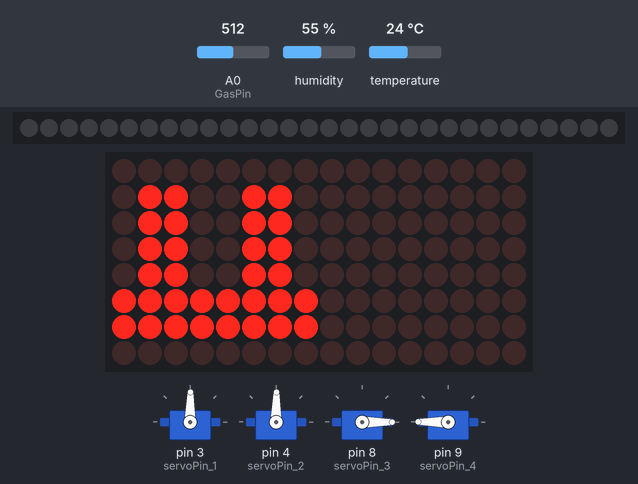
The sketch below on a simulated Arduino Uno, built with avr-gcc and run on an emulated ATmega328P. Shown: 4 × servo, 30 RGB LEDs in strip order, left to right, 16×8 LED matrix. The test bench sets the inputs (shaded band); at power-on: A0 (GasPin) = 512, humidity 55 %, temperature 24 °C. Dim RGB values are drawn brighter than linear; what the sketch prints to the serial monitor is not drawn.

Above: at 6.5 s.
6.6 s: A0 (GasPin) set to 208
At 9.13 s:
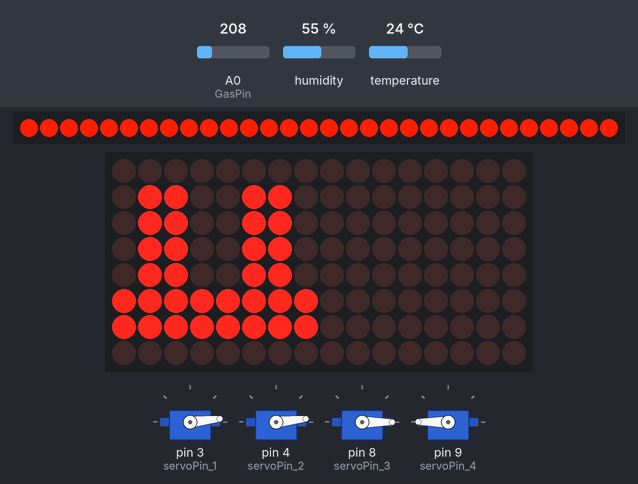
11.3 s: A0 (GasPin) set to 193
At 11.55 s:
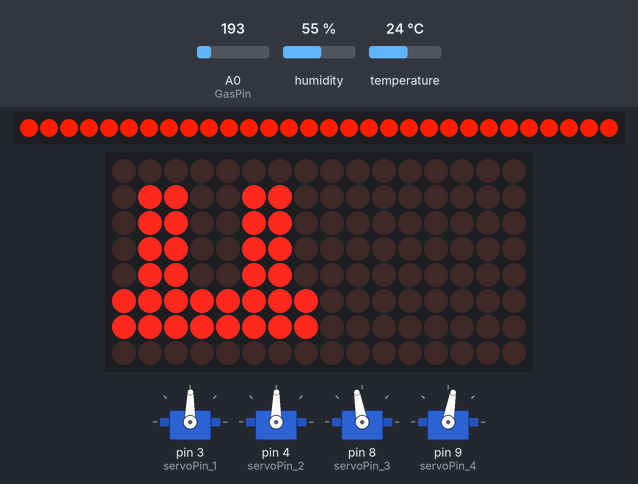
15.8 s: humidity set to 89 %
At 18.3 s:
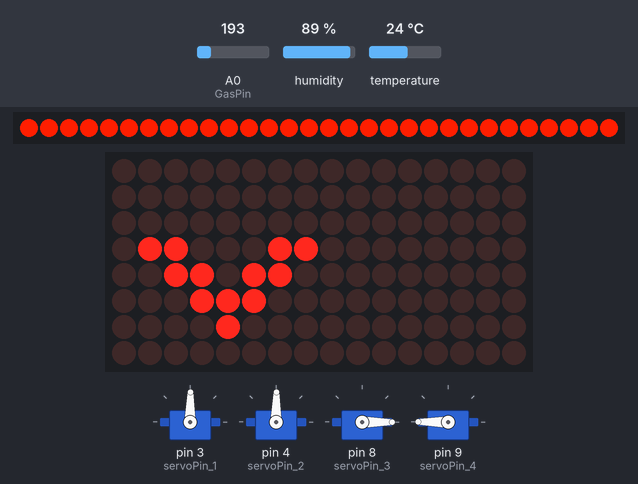
22.5 s: humidity set to 92 %
At 25.56 s:
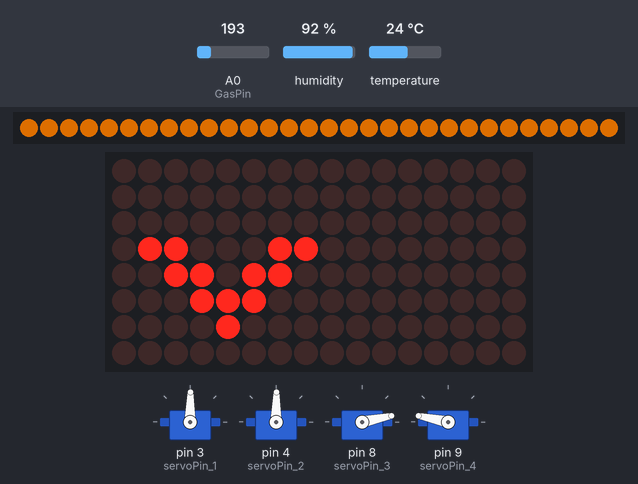
27.0 s: A0 (GasPin) set to 306
31.5 s: temperature set to 33 °C
Timing chart, 0 to 48.7 s (numbered marks = the images above; inputs shaded):
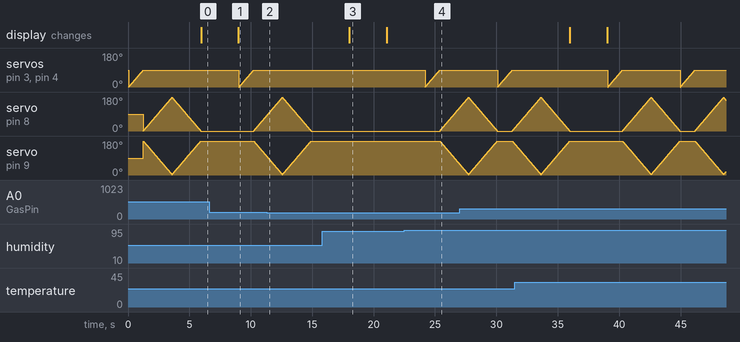

The sketch:

whale_hardware.ino
```cpp
//PR테스트
#include "DHT.h"
#include <Servo.h>
#include "LedControl.h"

#define DHTPIN 2     // DHT11이 연결된 핀

#define DHTTYPE DHT11   // DHT 11, DHT시리즈중 11을 선택합니다.

#include <Adafruit_NeoPixel.h> // Adafruit_NeoPixel 라이브러리 include, 필수 선언!!!
#define PIN 6 // 결정하여야 할 변수 → 데이터 출력핀 번호
#define NUMPIXELS 30 // 결정하여야 할 변수 → LED 개수

int h;
int danger_h=90;
int danger_gas=200;
int GasPin = A0;
DHT dht(DHTPIN, DHTTYPE);
Servo servo;
Servo servo_2;
Servo servo_3;
Servo servo_4;
int servoPin_1 = 3;
int servoPin_2 = 4;
int servoPin_3 = 8;
int servoPin_4 = 9;
int angle = 0;
int angle_1 = 0;// servo position in degrees
int eye = 0;
int led_1 = 0;
LedControl lc = LedControl(12, 11, 10, 2);
Adafruit_NeoPixel pixels = Adafruit_NeoPixel(NUMPIXELS, PIN, NEO_GRB + NEO_KHZ800);
// pixels 는 Adafrut_NeoPixel 구조체의 형태를 가짐
// LED의 개수는 10(NUMPIXELS)이며,
// WS2812B 타입(NEO_GRB + NEO_KHZ800)임

void D(){
  //delay(3000);

  h = dht.readHumidity();// 습도를 측정합니다.
  float t = dht.readTemperature();// 온도를 측정합니다.
  float f = dht.readTemperature(true);// 화씨 온도를 측정합니다.

  // 값 읽기에 오류가 있으면 오류를 출력합니다.
  if (isnan(h) || isnan(t) || isnan(f)) {
    Serial.println("Failed to read from DHT sensor!");
    return;
  }

  // 보정된 화씨 값을 가져옵니다.
  float hif = dht.computeHeatIndex(f, h);
  // 보정된 섭씨 값을 가져옵니다.
  float hic = dht.computeHeatIndex(t, h, false);

  Serial.print("Humidity: ");
  Serial.print(h);
  Serial.print(" %\t");
  Serial.print("Temperature: ");
  Serial.print(t);
  Serial.print(" *C ");
  Serial.print(f);
  Serial.print(" *F\t");
  Serial.print("Heat index: ");
  Serial.print(hic);
  Serial.print(" *C ");
  Serial.print(hif);
  Serial.println(" *F");
  if(h>danger_h){
    servo_1();
    servo_5();
    eye = 1;
    led_1 = 1;
  }
  else {
    eye = 0;
    led_1 = 0;
  }
 }
void servo_1(){ //날개
  // rotate from 0 to 180 degrees
 int plus=1;
 for(angle = 0 ; angle < 90; angle+=plus)
  {
    servo.write(angle);
    servo_2.write(angle);
    delay(13);
    if(angle>=178){
      plus*=-1;
     }
    if(angle<0){
       D();
       gas_danger();
       break;
     }
  }
  Serial.println("날개 확인");
}

void servo_5(){ //꼬리
  // rotate from 0 to 180 degrees
 int plus=1;
 for(angle = 0, angle_1=180 ; angle < 180, angle_1>0; angle+=plus,angle_1-=plus)
  {
    servo_3.write(angle);
    servo_4.write(angle_1);
    delay(13);
    if(angle>=178){
      plus*=-1;
     }
    if(angle<0){

       break;
     }
  }

  Serial.println("꼬리 확인");
}

void gas_danger(){
 Serial.println(analogRead(GasPin));
 delay(10);  // 10ms 대기
 if(analogRead(GasPin)> danger_gas){
     servo_1();
     servo_5();
     eye = 1;
     led_1 = 2;
  }
  else{
    eye = 0;
    led_1 = 0;
   }
}

void eyes(){
 byte happy[] =
{
  B00000000,
  B00000000,
  B00000000,
  B01100011,
  B00110110,
  B00011100,
  B00001000,
  B00000000
};

byte cry[] =
{
  B00000000,
  B01100110,
  B01100110,
  B01100110,
  B01100110,
  B11111111,
  B11111111,
  B00000000
};
for (int i = 0; i < 8; i++){
  if(eye == 1){
    lc.setRow(0, i, cry[i]);

  }
  else
    lc.setRow(0, i, happy[i]);
  }
delay(3000);
}


void led(){
  if(led_1 == 0){
  for(int i=0; i<NUMPIXELS; i++){ // 전체 LED에 대하여
    pixels.setPixelColor(i, pixels.Color(150,75,0)); // Green 컬러(중간 밝기) 준비.
    pixels.show(); // 데이터 전송
  }
  }
  else if(led_1 == 1){
  for(int i=0; i<NUMPIXELS; i++){ // 전체 LED에 대하여
    pixels.setPixelColor(i, pixels.Color(0,15,240)); // Green 컬러(중간 밝기) 준비.
    pixels.show(); // 데이터 전송
  }
  }
  else if(led_1 == 2){
  for(int i=0; i<NUMPIXELS; i++){ // 전체 LED에 대하여
    pixels.setPixelColor(i, pixels.Color(255,30,0)); // Green 컬러(중간 밝기) 준비.
    pixels.show(); // 데이터 전송
  }
  }
}


void setup() {
  Serial.begin(9600);
  Serial.println("DHTxx test!");
  pinMode(GasPin ,INPUT);               // 아날로그 핀 A0를 입력모드로 설정
  servo.attach(servoPin_1);
  servo_2.attach(servoPin_2);
  servo_3.attach(servoPin_3);
  servo_4.attach(servoPin_4);
  dht.begin();
  lc.shutdown(0, false);
  lc.setIntensity(0, 5);
  lc.clearDisplay(0);
  pixels.begin(); // Adafruit_Neopixel 라이브러리 초기화
}

void loop() {
  D();
  gas_danger();
  eyes();
  led();
}
```

Measured:
- the behaviour switches between 201 and 200 on A0 (GasPin) (found by bisection; images 1 and 2)
- the behaviour switches between 90 and 91 % on humidity (found by bisection; images 3 and 4)
- after the input at 22.5 s, servo on pin 8 (servoPin_3): moves from 0° to 122° over 1.6 s, starting after 2.9 s; servo on pin 9 (servoPin_4): moves from 180° to 58° over 1.6 s, starting after 2.9 s
- by itself, servo on pin 3 (servoPin_1), servo on pin 4 (servoPin_2): ramps from 0° to 89° and jumps back, once every 5.9 s
- what the display in image 3 shows lasts 3.1 s, from 18.0 s to 21.1 s
